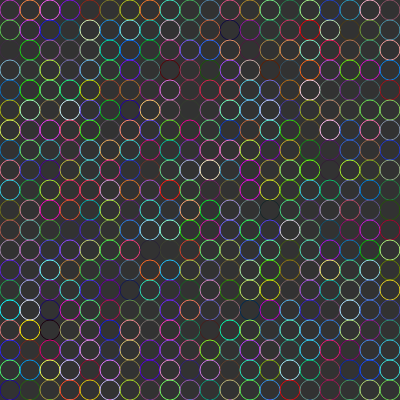
Frame 1 (no input)
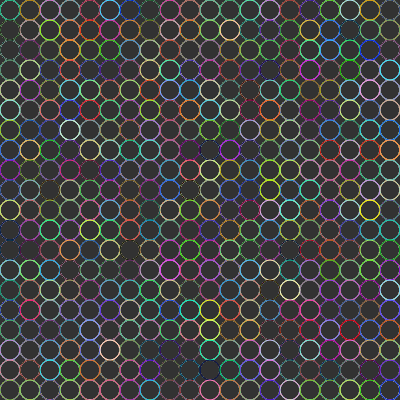
Frame 60 (no input)
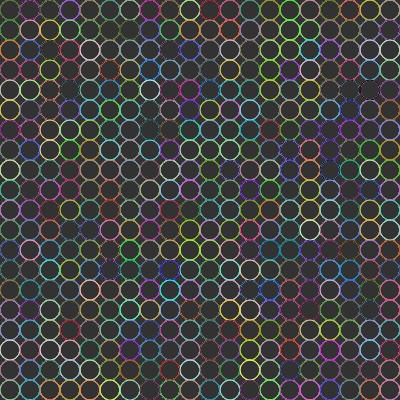
Frame 120 (the mouse pressed at the canvas centre since frame 60)

The p5.js sketch that drew these frames (run headless with seeded random() and noise() and a simulated clock; from frame 60 on, the mouse is pressed at the canvas centre):

// p5.js sketch
// ── sketch.js
function setup() { // 100 circles with diameters of 40p
  var width = 400
  var height = 400
  var numCircles = (width/40)*(height/40)
  createCanvas(width, height);
  background(50);
  
}

function draw() {
  noFill()
  for (let x = 0; x < width/20; x++) {
    for (let y = 0; y < height/10; y++) {
      stroke(makeColor())
      ellipse(x*20+10, y*20+10, width/20, height/20);
      
    }
  }
}

function makeColor() { // Creates a color for a circle given position
  var red = random(255)
  var green = random(255)
  var blue = random(255)
  var randColor = color(red, green, blue)
  return randColor
}
